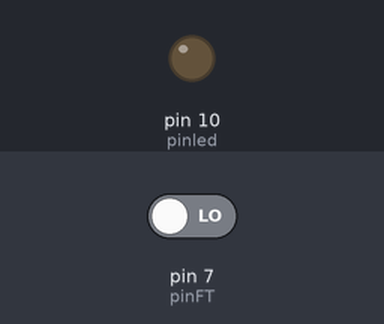
A sketch run on a simulated Arduino Uno, built with avr-gcc and run on an emulated ATmega328P. On the bench: output pins drawn as LEDs (lit = HIGH). The inputs (shaded band) are chosen by the test bench; at power-on: pin 7 (pinFT) LOW. What the sketch prints to the serial monitor is not drawn.

Above: at 1.2 s.
1.3 s: pin 7 (pinFT) driven HIGH
At 2.5 s:
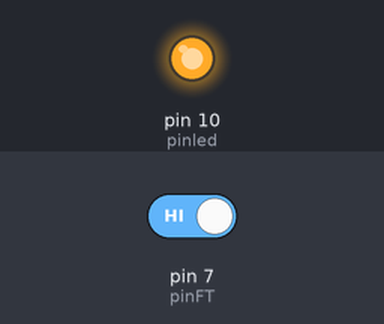
2.8 s: pin 7 (pinFT) driven LOW
At 3.6 s:
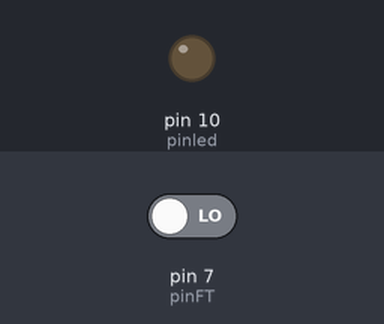
Timing chart, 0 to 5.8 s (numbered marks = the images above; inputs shaded):
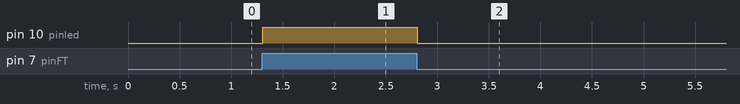

The sketch:

Optointerruptor_en_Infrarrojo.ino
```cpp
/* Optointerruptor IR
 *
 *  Un led IR siempre encendido está frente a un fototransistor (FT); cuando el FT detecta la señal del led IR, enciende un LED visible, mientras que cuando no detecta la señal, el LED visible está apagado.
 */


const int pinled = 10, pinFT = 7; //se definen los pines, tanto de led visible como del fototransiostor
int state; //guarda el estado, encendido o apagado, del fototransistor


void setup() {
  pinMode(pinled, OUTPUT);
  pinMode(pinFT, INPUT);
  Serial.begin(9600);
  while(!Serial);

}

void loop() {
  state = digitalRead(pinFT); //lee el estado del fototransistor, 0 o 1
  Serial.println(state);
  digitalWrite(pinled, state); //escribe el estado en el LED: 0 (apagado) o 1 (encendido)

}
```

Measured:
- after the input at 1.3 s, pin 10 (pinled): LOW → HIGH at once
- after the input at 2.8 s, pin 10 (pinled): HIGH → LOW at once
